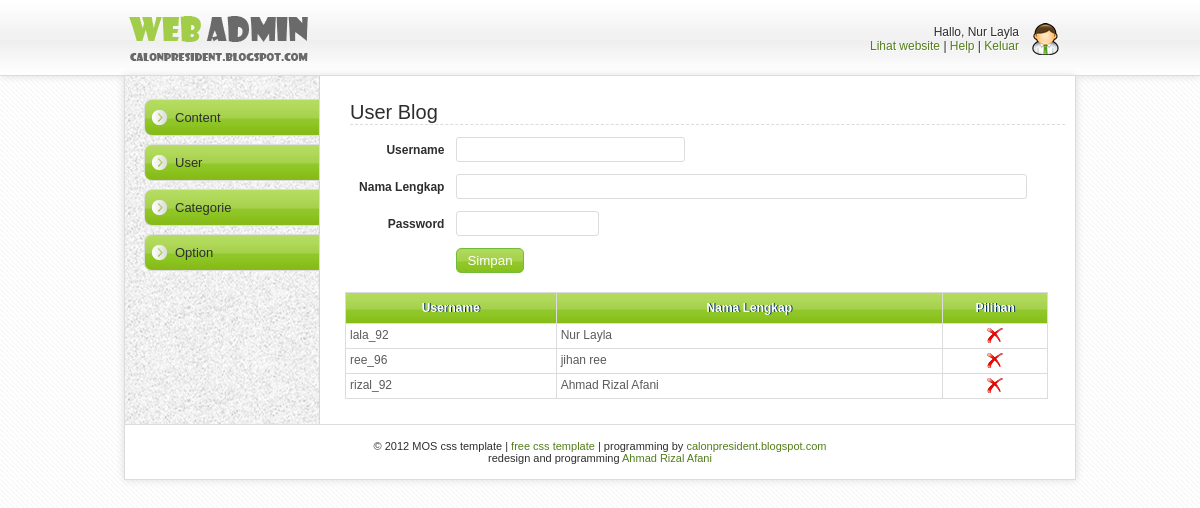
The page /index.php?page=user (signed in) on the database its author committed.
### tables this page shows
CREATE TABLE `userapp` (
  `username` varchar(100) NOT NULL,
  `password` varchar(100) DEFAULT NULL,
  `nama_lengkap` varchar(100) DEFAULT NULL,
  PRIMARY KEY (`username`)
);

### function.php (called while the page is built, shortened)
<?php
	function to_array($data){
		$result = array();
		while($hasil = mysql_fetch_array($data)){
			$result[] = $hasil;
		}
		return $result;
	}
	function get_user($where = ""){
		$data = mysql_query("select * from userapp $where;") or die ("query error");
		return to_array($data);
	}
?>

### user.php (the view, shortened to what this page needs)
<div id="rightContent">
	<h3>User Blog</h3>
    <div>
        <form method="post" action="user_manager.php">
    	<table width="95%">
			<tr><td width="15%" align="right"><b>Username </b></td><td><input type="text" name="username" class="sedang"></td></tr>
            <tr><td width="15%" align="right"><b>Nama Lengkap </b></td><td><input type="text" name="nama_lengkap" class="panjang"></td></tr>
            <tr><td align="right"><b>Password</b></td><td><input type="text" name="password" class="pendek"></td></tr>
			<tr><td></td><td>
			<input type="submit" class="button" value="Simpan">
			</td></tr>
		</table>
        </form>
    </div>
		<table class="data">
			<tr class="data">
				<th class="data" width="30%">Username</th>
				<th class="data" width="55%">Nama Lengkap</th>
				<th class="data" width="75px">Pilihan</th>
			</tr>
            <?php foreach(get_user() as $user){ ?>
			<tr class="data">
				<td class="data"><?php echo $user['username']; ?></td>
				<td class="data"><?php echo $user['nama_lengkap']; ?></td>
				<td class="data" width="75px">
				<center>
				<a href="user_manager.php?action=delete&username=<?php echo $user['username']; ?>" title="Hapus <?php echo $user['nama_lengkap']; ?>" onclick="return confirm('yakin hapus user <?php echo $user['nama_lengkap']; ?> ?')"><img src="images/delete.png"></a>
				</center>
				</td>
			</tr>
            <?php } ?>
		</table>
	</div>

### css/style.css (style rules this page uses)
body { background: url(../images/latar.jpg); margin: 0; padding: 0; font-family: Arial; font-size: 12px; color: #2e2e2e; text-align: center; }
img { border: none; }
a { color: #527e19; text-decoration: none; }
input { padding: 4px;color: #5b5b5b;border: 1px solid #dcdcdc; -moz-border-radius: 3px;-webkit-border-radius: 3px;-o-border-radius: 3px; }
input.panjang { width: 100%; }
input.sedang { width: 40%; }
input.pendek { width: 25%; }
.button { cursor: pointer; padding: 4px 10px 4px 10px; color: #fff; background: url(../images/green.jpg) repeat left center; border: 1px solid #71bb3b; -moz-border-radius: 5px; -webkit-border-radius: 5px; -o-border-radius: 5px; }
table { border:none;font-size: 12px; }
td { border:none; padding: 5px; }
table.data { border: 1px solid #dcdcdc; margin: 10px 0px 20px 0px; width: 97%; border-collapse: collapse;font-size: 12px; }
th.data { padding: 8px 4px 8px 4px;border: 1px solid #dcdcdc; background: url(../images/green.jpg)repeat left center;text-shadow: 1px 0px #003362;color: #fff }
td.data { padding: 4px; border: 1px solid #dcdcdc;color: #5b5b5b;vertical-align: top; }
tr.data { background: #fff }
#rightContent { width: 725px; padding: 5px; float: right; border-left: 0px solid #dcdcdc; text-align: left; background: #fff; }
#rightContent h3 { font-size: 20px; font-weight: normal; padding: 0; margin: 5px; border-bottom: 1px dashed #dcdcdc; }

### rows shown on the page
userapp: username "lala_92", nama_lengkap "Nur Layla"
userapp: username "ree_96", nama_lengkap "jihan ree"
userapp: username "rizal_92", nama_lengkap "Ahmad Rizal Afani"

### other values the page prints
$_SESSION['user']['nama_lengkap'] "Nur Layla"
